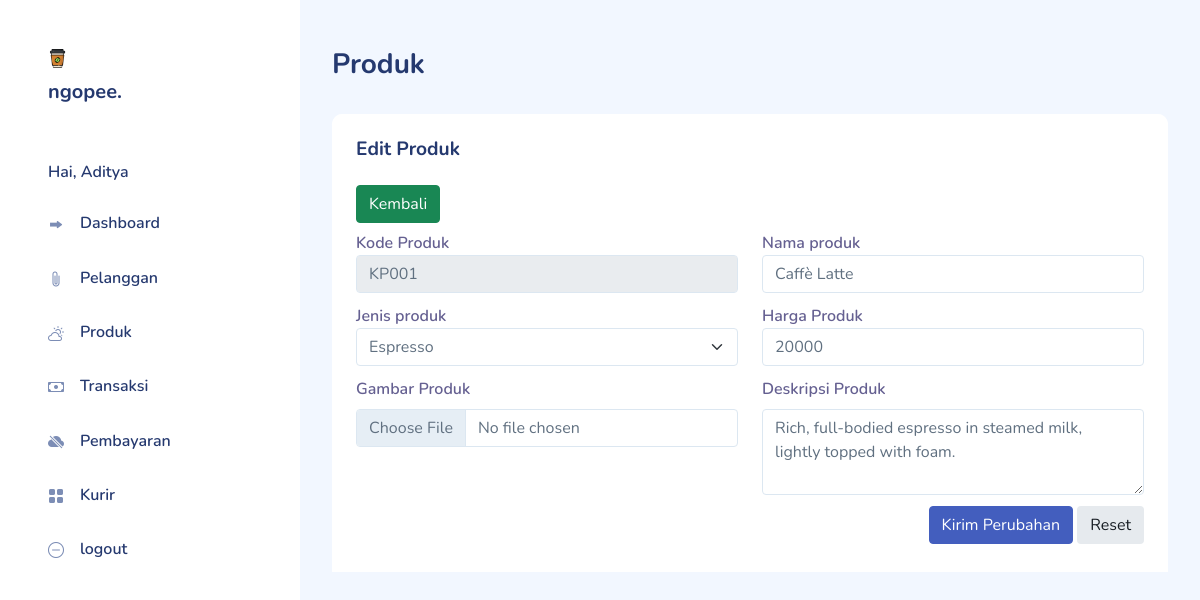
Page /index.php?page=admin&aksi=editProduk&id=KP001 (signed in) on the committed database.
### tables this page shows
CREATE TABLE `kopi` (
  `kopi_id` char(5) NOT NULL,
  `jenisproduk_id` int(11) DEFAULT NULL,
  `kopi_nama` varchar(100) DEFAULT NULL,
  `kopi_harga` int(11) DEFAULT NULL,
  `kopi_gambar` varchar(255) DEFAULT NULL,
  `kopi_keterangan` varchar(200) DEFAULT NULL
);

### Controller/AdminController.php (called while the page is built, shortened)
<?php
class AdminController
{
    private $model;
    public function __construct()
    {
        $this->model = new AdminModel();
    }
    public function editKopi()
    {
        $id = $_GET['id'];
        $data = $this->model->getKopiById($id);
        $jenis = $this->model->getJenisProduk();
        extract($data);
        extract($jenis);
        require_once("View/admin/editProduk.php");
    }
}

### Koneksi.php (called while the page is built)
<?php
function koneksi()
{
    $db_host = "localhost";
    $db_user = "root";
    $db_password = "";
    $db_database = "db_ngopee";
    try {
        return new mysqli($db_host,$db_user,$db_password,$db_database);
    } catch (exception $e) {
        echo "Terjadi kesalahan koneksi database";
    }
}

### Model/AdminModel.php (called while the page is built, shortened)
<?php
class AdminModel
{
        public function getKopiById($id)
        {
                $sql = "SELECT k.Kopi_id as idKopi,
                        k.kopi_nama as namaKopi,
                        jp.jenisproduk_nama as jenisKopi,
                        k.kopi_harga as hargaKopi,
                        k.kopi_keterangan as descKopi,
                        k.kopi_gambar as gambarKopi
                        from kopi as k
                        JOIN jenis_produk as jp ON (k.jenisproduk_id = jp.jenisproduk_id)
                        Where k.kopi_id = '$id'";
                $query = koneksi()->query($sql);
                return $query->fetch_assoc();
        }
        public function getJenisProduk()
        {
                $sql = "SELECT jenisproduk_id as id, jenisproduk_nama as nama From jenis_produk";
                $query = koneksi()->query($sql);
                $hasil = [];
                while ($data = $query->fetch_assoc()) {
                        $hasil[] = $data;
                }
                return $hasil;
        }
}

### View/admin/editProduk.php (the view, shortened to what this page needs)
<!DOCTYPE html>
<html lang="en">
<head>
    <link rel="stylesheet" href="assets/css/bootstrap.css" />
    <link rel="stylesheet" href="assets/vendors/iconly/bold.css" />
    <link rel="stylesheet" href="assets/vendors/perfect-scrollbar/perfect-scrollbar.css" />
    <link rel="stylesheet" href="assets/vendors/bootstrap-icons/bootstrap-icons.css" />
    <link rel="stylesheet" href="assets/css/app.css" />
</head>
<body>
    <div id="app">
        <div id="main">
            <div class="page-heading">
                <h3>Produk</h3>
            </div>
            <div class="page-content">
                <section id="multiple-column-form">
                    <div class="row match-height">
                        <div class="col-12">
                            <div class="card">
                                <div class="card-header">
                                    <h4 class="card-title">Edit Produk</h4>
                                    <div class="col-12 d-flex justify-content-start mt-4 mb-2">
                                        <a href="index.php?page=admin&aksi=daftarProduk" class="btn btn-success">Kembali</a>
                                    </div>
                                    <form class="form" action="index.php?page=admin&aksi=updateProduk" method="POST" enctype="multipart/form-data">
                                        <div class="row">
                                            <div class="col-md-6 col-12">
                                                <div class="form-group">
                                                    <label for="readonlyInput">Kode Produk</label>
                                                    <input type="text" class="form-control" id="readonlyInput" readonly="readonly" value="<?= $data['idKopi'] ?>" name="id">
                                                </div>
                                            </div>
                                            <div class="col-md-6 col-12">
                                                <div class="form-group">
                                                    <label for="last-name-column">Nama produk</label>
                                                    <input type="text" id="last-name-column" class="form-control" placeholder="Input Nama Kopi" value="<?= $data['namaKopi'] ?>" name="nama">
                                                </div>
                                            </div>
                                            <div class="col-md-6 col-12">
                                                <fieldset class="form-group">
                                                    <label for="basicSelect">Jenis produk</label>
                                                    <select class="form-select" id="basicSelect" aria-valuetext="<?= $data['namaKopi'] ?>" name="jenisproduk">
                                                        <?php foreach ($jenis as $row) : ?>
                                                            <option value="<?= $row['id'] ?>">
                                                                <?= $row['nama'] ?>
                                                            </option>
                                                        <?php endforeach; ?>
                                                    </select>
                                                </fieldset>
                                            </div>
                                            <div class="col-md-6 col-12">
                                                <div class="form-group">
                                                    <label for="country-floating">Harga Produk</label>
                                                    <input type="number" id="country-floating" class="form-control" name="harga" placeholder="Input Harga Kopi" value="<?= $data['hargaKopi'] ?>">
                                                </div>
                                            </div>
                                            <div class="col-md-6 col-12">
                                                <div class="form-group">
                                                    <label for="formFile" class="form-label">Gambar Produk</label>
                                                    <input class="form-control" type="file" id="formFile" name="image" accept=".jpg, .png" required>
                                                </div>
                                            </div>
                                            <div class="col-md-6 col-12">
                                                <div class="form-group">
                                                    <label for="exampleFormControlTextarea1" class="form-label">Deskripsi Produk</label>
                                                    <textarea class="form-control" id="exampleFormControlTextarea1" rows="3" name="desc"><?= $data['descKopi'] ?></textarea>
                                                </div>
                                            </div>
                                            <div class="col-12 d-flex justify-content-end">
                                                <button type="submit" class="btn btn-primary me-1 mb-1">Kirim Perubahan</button>
                                                <button type="reset" class="btn btn-light-secondary mb-1">Reset</button>
                                            </div>
                                        </div>
                                    </form>
                                </div>
                            </div>
                        </div>
                    </div>
                </section>
            </div>
        </div>
    </div>
</body>
</html>

### assets/css/app.css (style rules this page uses)
.btn.btn-light-secondary { background-color:#e6eaee;color:#181e24 }
.btn.btn-danger,.btn.btn-info,.btn.btn-primary,.btn.btn-secondary,.btn.btn-success,.btn.btn-warning { color:#fff }
.card { margin-bottom:2.2rem;border:none }
.card .card-header { border:none }
.card .card-header h4 { font-size:1.2rem;font-weight:700 }
.card .card-title { font-size:1.2rem }
.form-group { margin-bottom:.7rem }
.form-group label { color:rgba(35,28,99,.7);font-weight:600 }
#main { margin-left:300px;padding:2rem }
.page-heading { margin:0 0 2rem }
.page-heading h3 { font-weight:700 }
a { text-decoration:none }

### rows in the picture
kopi: id "KP001", nama "Caffè Latte", harga "20000", desc "Rich, full-bodied espresso in steamed milk, lightly topped with foam."

### other values in the picture
$_SESSION['A']['user_nama'] "Aditya"
form field jenisproduk "Espresso"
